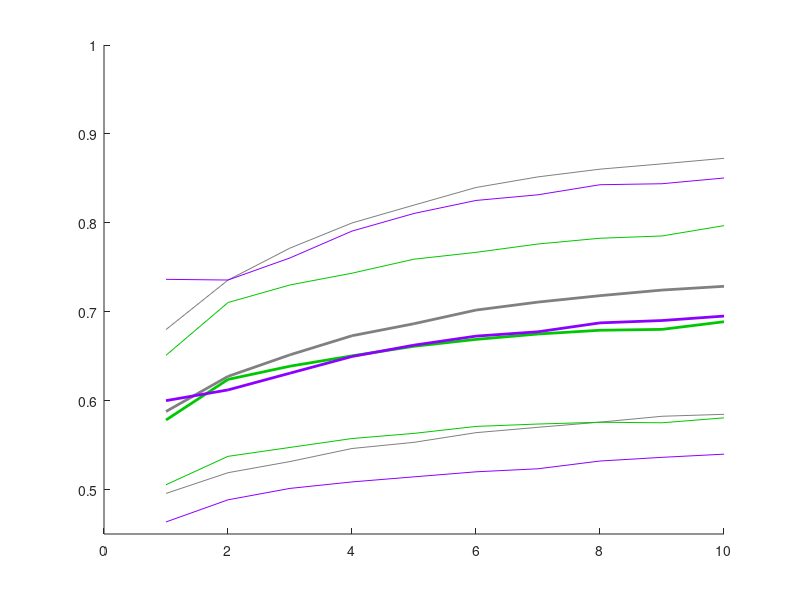
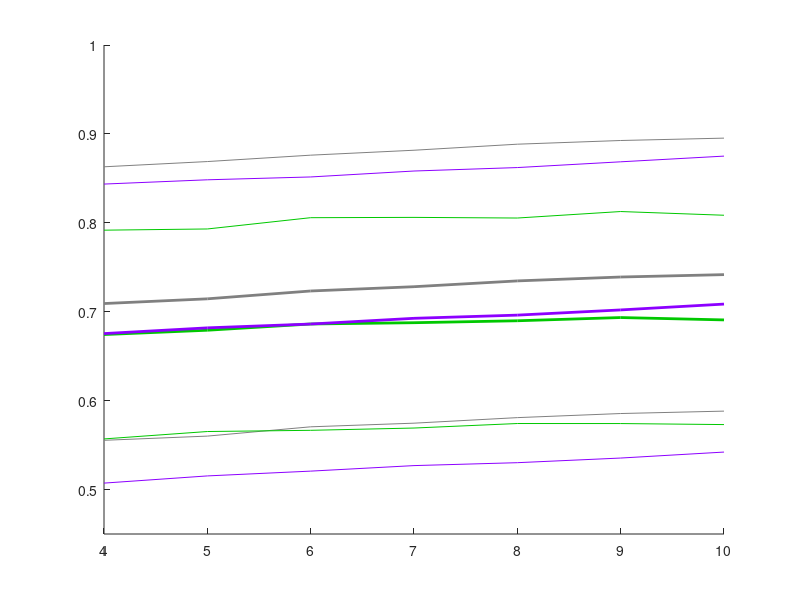

These figures' MATLAB source, in order:
% script to plot avg decoding accuracies as window size varies
clear
load IndCellRAW_OptWin_EB_0sSpon.mat

numWind=10;

mn_ND=zeros(numWind,1);  std_ND=zeros(numWind,1); 
mn_Bic=zeros(numWind,1);  std_Bic=zeros(numWind,1); 
mn_Mus=zeros(numWind,1);  std_Mus=zeros(numWind,1); 


for indWind=1:numWind %index from 1,..,10; using 9=900ms evoked b/c largest p-val

    tmp1=[]; tmp2=[]; tmp3=[];

    for j=1:8 %total # rats, for ND
        tmp1=[tmp1; optThrsh_ND{j,4}(indWind,:).'];
        if j<=3 % bic & mus
            tmp2=[tmp2; optThrsh_Bic{j,4}(indWind,:).'];
            tmp3=[tmp3; optThrsh_Mus{j,4}(indWind,:).'];
        end
        if j==4 % bic
            tmp2=[tmp2; optThrsh_Bic{j,4}(indWind,:).'];
        end
    end
    
    mn_ND(indWind)=mean(tmp1); std_ND(indWind)=std(tmp1);
    mn_Bic(indWind)=mean(tmp2); std_Bic(indWind)=std(tmp2);
    mn_Mus(indWind)=mean(tmp3); std_Mus(indWind)=std(tmp3);
end

ccD=[128.01 128.01 128.01; 0 200 0; 140 0 255]./255;
stdFac=1;
figure
hold on
plot(1:10,mn_ND,'color',ccD(1,:),'LineWidth',2)
plot(1:10,mn_ND+stdFac*std_ND,'-','color',ccD(1,:))
plot(1:10,mn_ND-stdFac*std_ND,'-','color',ccD(1,:))
plot(1:10,mn_Bic,'color',ccD(2,:),'LineWidth',2)
plot(1:10,mn_Bic+stdFac*std_Bic,'-','color',ccD(2,:))
plot(1:10,mn_Bic-stdFac*std_Bic,'-','color',ccD(2,:))
plot(1:10,mn_Mus,'color',ccD(3,:),'LineWidth',2)
plot(1:10,mn_Mus+stdFac*std_Mus,'-','color',ccD(3,:))
plot(1:10,mn_Mus-stdFac*std_Mus,'-','color',ccD(3,:))
set(gca,'YLim',[.45 1])

%% repeat but for first 300ms removed
clear
load IndCellRAW3shift_OptWin_EB_0sSpon.mat

numWind=7; %only 400ms, to 1s

mn_ND=zeros(numWind,1);  std_ND=zeros(numWind,1); 
mn_Bic=zeros(numWind,1);  std_Bic=zeros(numWind,1); 
mn_Mus=zeros(numWind,1);  std_Mus=zeros(numWind,1); 


for indWind=1:numWind %index from 1,..,10; using 9=900ms evoked b/c largest p-val

    tmp1=[]; tmp2=[]; tmp3=[];

    for j=1:8 %total # rats, for ND
        tmp1=[tmp1; optThrsh_ND{j,4}(indWind,:).'];
        if j<=3 % bic & mus
            tmp2=[tmp2; optThrsh_Bic{j,4}(indWind,:).'];
            tmp3=[tmp3; optThrsh_Mus{j,4}(indWind,:).'];
        end
        if j==4 % bic
            tmp2=[tmp2; optThrsh_Bic{j,4}(indWind,:).'];
        end
    end
    
    mn_ND(indWind)=mean(tmp1); std_ND(indWind)=std(tmp1);
    mn_Bic(indWind)=mean(tmp2); std_Bic(indWind)=std(tmp2);
    mn_Mus(indWind)=mean(tmp3); std_Mus(indWind)=std(tmp3);
end

ccD=[128.01 128.01 128.01; 0 200 0; 140 0 255]./255;
stdFac=1;
figure
hold on
plot(4:10,mn_ND,'color',ccD(1,:),'LineWidth',2)
plot(4:10,mn_ND+stdFac*std_ND,'-','color',ccD(1,:))
plot(4:10,mn_ND-stdFac*std_ND,'-','color',ccD(1,:))
plot(4:10,mn_Bic,'color',ccD(2,:),'LineWidth',2)
plot(4:10,mn_Bic+stdFac*std_Bic,'-','color',ccD(2,:))
plot(4:10,mn_Bic-stdFac*std_Bic,'-','color',ccD(2,:))
plot(4:10,mn_Mus,'color',ccD(3,:),'LineWidth',2)
plot(4:10,mn_Mus+stdFac*std_Mus,'-','color',ccD(3,:))
plot(4:10,mn_Mus-stdFac*std_Mus,'-','color',ccD(3,:))
set(gca,'YLim',[.45 1])